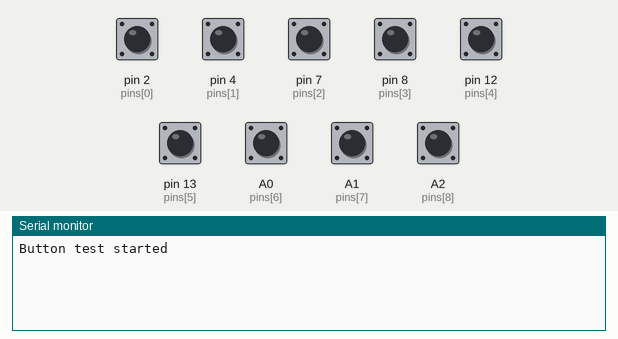
Bench run of a sketch on a simulated Arduino Uno, built with avr-gcc and run on an emulated ATmega328P. On the bench: the last lines printed to the serial monitor. The inputs (shaded band) are chosen by the test bench; at power-on: A0 (pins[6]), A1 (pins[7]), A2 (pins[8]), pin 2 (pins[0]), pin 4 (pins[1]), pin 7 (pins[2]), pin 8 (pins[3]), pin 12 (pins[4]), pin 13 (pins[5]) HIGH.

Above: at 1.2 s.
1.3 s: pin 2 (pins[0]) pulled LOW for 0.15 s
At 2.5 s:
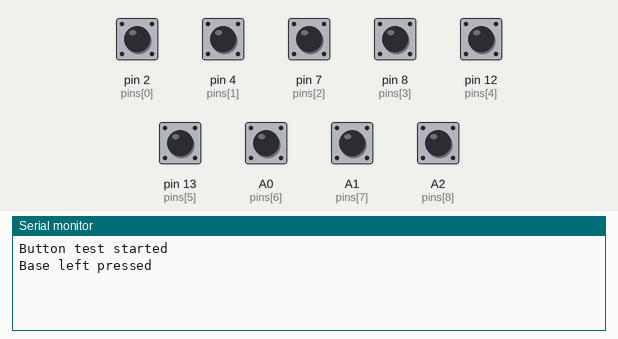
2.9 s: pin 4 (pins[1]) pulled LOW for 0.15 s
At 3.9 s:
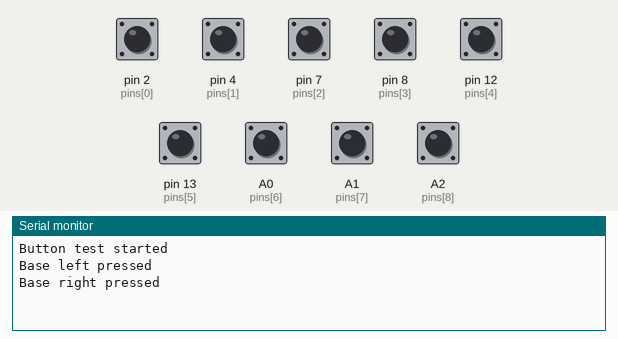
4.5 s: pin 7 (pins[2]) pulled LOW for 0.15 s
At 5.1 s:
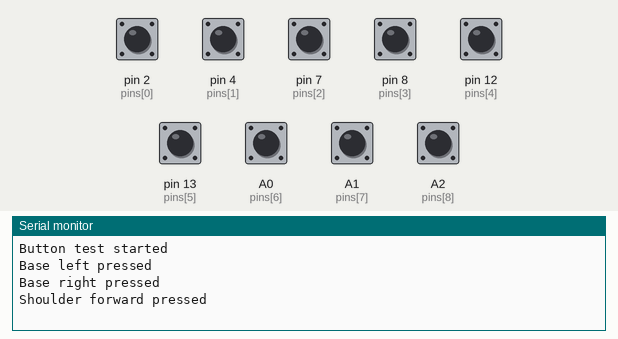
6.1 s: pin 8 (pins[3]) pulled LOW for 0.15 s
At 7.3 s:
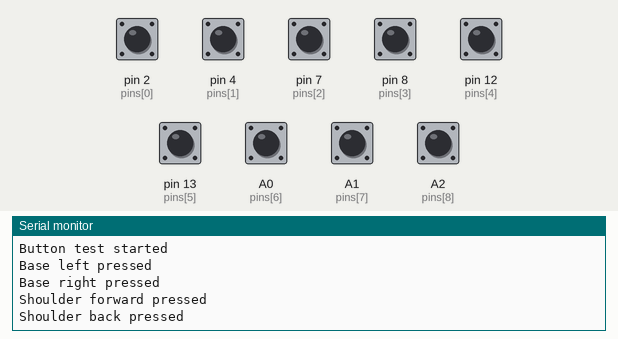
7.7 s: pin 12 (pins[4]) pulled LOW for 0.15 s
At 8.7 s:
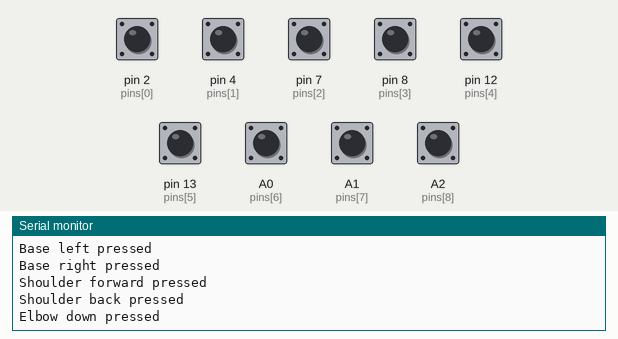
9.3 s: pin 13 (pins[5]) pulled LOW for 0.15 s
At 9.9 s:
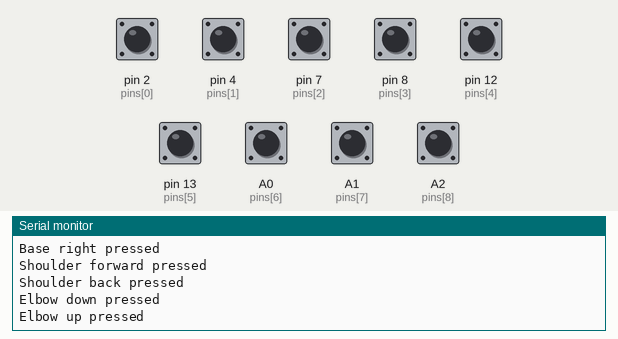

The sketch:

buton_testi.ino
```cpp
// Button test: prints the name of the pressed button to the serial monitor (9600 baud).
// Open it as a separate sketch (its own folder).
const int pins[]   = {2, 4, 7, 8, 12, 13, A0, A1, A2};
const char* names[] = {"Base left", "Base right", "Shoulder forward", "Shoulder back",
                       "Elbow down", "Elbow up", "Gripper open", "Gripper close", "Auto task"};
void setup() {
  Serial.begin(9600);
  for (int i = 0; i < 9; i++) pinMode(pins[i], INPUT_PULLUP);
  Serial.println("Button test started");
}
void loop() {
  for (int i = 0; i < 9; i++)
    if (digitalRead(pins[i]) == LOW) { Serial.print(names[i]); Serial.println(" pressed"); delay(200); }
}
```

Measured:
- after the input at 1.3 s, the serial monitor: prints a new line at once (image 1)
- after the input at 2.9 s, the serial monitor: prints a new line at once (image 2)
- after the input at 4.5 s, the serial monitor: prints a new line at once (image 3)
- after the input at 6.1 s, the serial monitor: prints a new line at once (image 4)
- after the input at 7.7 s, the serial monitor: prints a new line at once (image 5)
- after the input at 9.3 s, the serial monitor: prints a new line at once (image 6)
